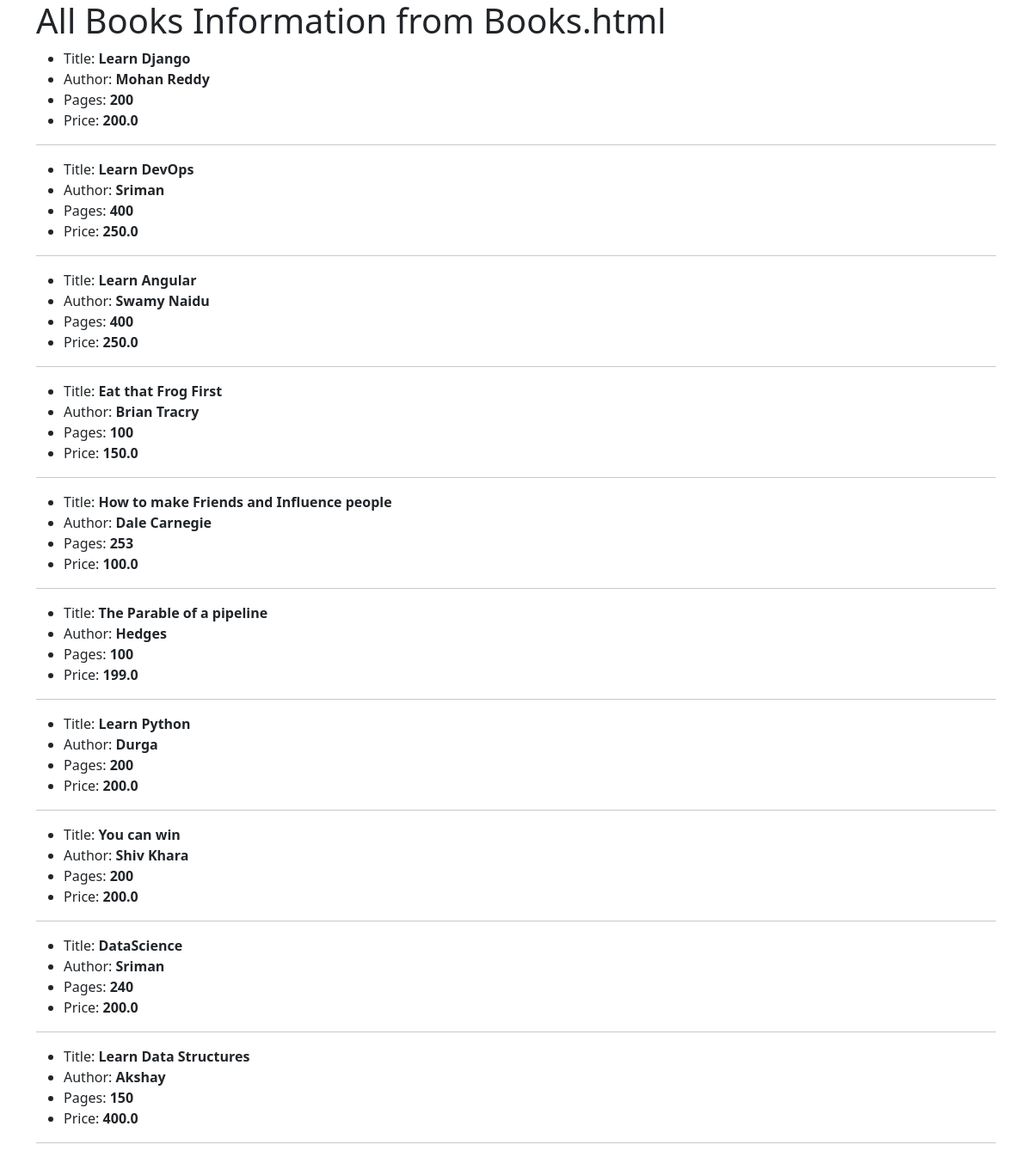
Page /list/ on the committed database.
### testapp/models.py (models this page shows, shortened)
class Book(models.Model):
    title = models.CharField(max_length=300)
    author = models.CharField(max_length=30)
    pages = models.IntegerField()
    price = models.FloatField()

### testapp/views.py (the view)
# urls.py: path('list/', views.BookListView.as_view()),
class BookListView(ListView):
    model = Book
    template_name = 'testapp/books.html'
    context_object_name = 'books'

### templates/testapp/books.html (shortened to what this page needs)
<!DOCTYPE html>
<html lang="en" dir="ltr">
  <head>
    <link href="https://cdn.jsdelivr.net/npm/bootstrap@5.0.2/dist/css/bootstrap.min.css" rel="stylesheet">
  </head>
  <body>
    <div class="container" aling='center'>
      <h1>All Books Information from Books.html</h1>
      {% for book in books %}
      <ul>
        <li>Title: <strong>{{book.title}}</strong></li>
        <li>Author: <strong>{{book.author}}</strong></li>
        <li>Pages: <strong>{{book.pages}}</strong></li>
        <li>Price: <strong>{{book.price}}</strong></li>
      </ul>
      <hr>
      {% endfor %}
    </div>
  </body>
</html>

### rows in the picture
Book: title "Learn Django", author "Mohan Reddy", pages "200", price "200.0"
Book: title "Learn DevOps", author "Sriman", pages "400", price "250.0"
Book: title "Learn Angular", author "Swamy Naidu", pages "400", price "250.0"
Book: title "Eat that Frog First", author "Brian Tracry", pages "100", price "150.0"
Book: title "How to make Friends and Influence people", author "Dale Carnegie", pages "253", price "100.0"
Book: title "The Parable of a pipeline", author "Hedges", pages "100", price "199.0"
Book: title "Learn Python", author "Durga", pages "200", price "200.0"
Book: title "You can win", author "Shiv Khara", pages "200", price "200.0"
Book: title "DataScience", author "Sriman", pages "240", price "200.0"
Book: title "Learn Data Structures", author "Akshay", pages "150", price "400.0"
